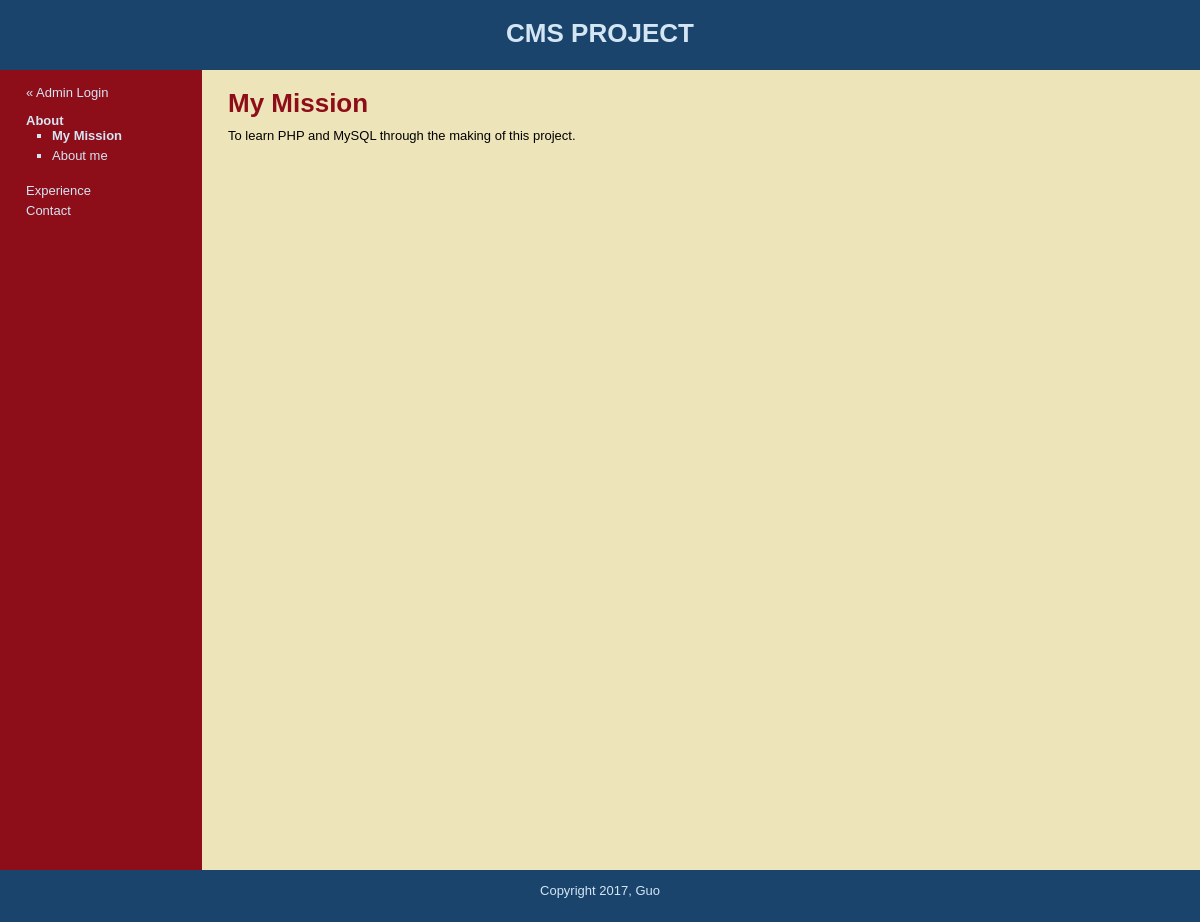
Page /index.php?subject=1 on the committed database.
### tables this page shows
CREATE TABLE `subjects` (
  `id` int(11) NOT NULL,
  `menu_name` varchar(50) NOT NULL,
  `position` int(11) NOT NULL,
  `visible` tinyint(1) NOT NULL
);

CREATE TABLE `pages` (
  `id` int(11) NOT NULL,
  `subject_id` int(11) NOT NULL,
  `menu_name` varchar(30) NOT NULL,
  `position` int(3) NOT NULL,
  `visible` tinyint(1) NOT NULL,
  `content` text
);

### public/index.php (the view, shortened to what this page needs)
<?php require_once "../includes/db_connection.php";?>
<?php require_once "../includes/functions.php";?>
<?php include "../includes/layouts/header.php";?>
<?php getCurrentPage(true);?>
<div id = "main">
	<div id = "navigation">
	<br>
	<a href="login.php">&laquo; Admin Login</a>
	<?php echo navigation($current_subject, $current_page); ?>
	</div>
		<div id = "page">
			<?php if ($current_page) {?>
				<h1><?php echo htmlentities($current_page["menu_name"]); ?></h1>
				<?php echo nl2br(htmlentities($current_page["content"])); ?>
			<?php } else {?>
				<h1>Welcome!</h1>
				<p>Please Select a page.</p>
			<?php }?>
		</div>
	</div>
<?php include "../includes/layouts/footer.php";?>

### includes/functions.php (shortened to what this page needs)
<?php
function findAllSubjects($public = true) {
	global $mysqli;
	$query = "SELECT * FROM subjects ";
	if ($public) {
		$query .= "WHERE visible = 1 ";
	}
	$query .= "ORDER BY position asc";
	$subject_set = mysqli_query($mysqli, $query);
	return $subject_set;
}
function findPages($subject_id, $public = true) {
	global $mysqli;
	$subject_id = mysqli_real_escape_string($mysqli, $subject_id);
	$query = "SELECT * FROM pages WHERE subject_id = {$subject_id} ";
	if ($public) {
		$query .= "AND visible = 1 ";
	}
	$query .= "ORDER BY position asc";
	$page_set = mysqli_query($mysqli, $query);
	return $page_set;
}
function findSubjectByID($subject_id, $public = true) {
	global $mysqli;
	$subject_id = mysqli_real_escape_string($mysqli, $subject_id);
	$query = "SELECT * FROM subjects WHERE id = {$subject_id} ";
	if ($public) {
		$query .= " AND visible = 1";
	}
	$subject_set = mysqli_query($mysqli, $query);
	if ($subject = mysqli_fetch_assoc($subject_set)) {
		return $subject;
	} else {
		return null;
	}
}
function findDefaultPage($subject_id) {
	$page_set = findPages($subject_id);
	if ($page = mysqli_fetch_assoc($page_set)) {
		return $page;
	} else {
		return null;
	}
}
function navigation($selected_subject, $selected_page, $public = true) {
	$output = "<ul class=\"subjects\">";
	$subject_set = findAllSubjects($public);
	while ($subject = mysqli_fetch_assoc($subject_set)) {
		$output .= "<li";
		if ($selected_subject["id"] == $subject["id"]) {
			$output .= " class=\"selected\"";
		}
		$output .= ">";
		if ($public) {
			$output .= "<a href=\"index.php?subject=";
		} else {
			$output .= "<a href=\"manage_content.php?subject=";
		}
		$output .= urlencode($subject["id"]);
		$output .= "\">";
		$output .= htmlentities($subject["menu_name"]);
		$output .= "</a>";
		$page_set = findPages($subject["id"], $public);
		if ($public) {
			if ($selected_subject["id"] == $subject["id"] || $selected_page["subject_id"] == $subject["id"]) {
				$output .= "<ul class=\"pages\">";
				while ($page = mysqli_fetch_assoc($page_set)) {
					$output .= "<li";
					if ($selected_page["id"] == $page["id"]) {
						$output .= " class=\"selected\"";
					}
					$output .= ">";
					$output .= "<a href=\"index.php?page=";
					$output .= urlencode($page["id"]);
					$output .= "\">";
					$output .= htmlentities($page["menu_name"]);
					$output .= "</a>";
					$output .= "</li>";
				}
				$output .= "</ul></li>";
			}
		}
	}
	$output .= "</ul>";
	return $output;
}
function getCurrentPage($public = false) {
	if (isset($_GET["subject"])) {
		$current_subject = findSubjectByID($_GET["subject"], $public);
		if ($current_subject && $public) {
			$current_page = findDefaultPage($current_subject["id"]);
		} else {
			$current_page = null;
		}
	} elseif (isset($_GET["page"])) {
		$current_subject = null;
		$current_page = findPageByID($_GET["page"], $public);
	} else {
		$current_subject = null;
		$current_page = null;
	}
}

### public/stylesheets/public.css (style rules this page uses)
html { height: 100%; width: 100%; }
body { width: 100%; height: 100%; margin: 0; padding: 0; border: 0; font-family: Verdana, Arial, Helvetica, sans-serif; font-size: 13px; line-height: 15px; background: #EEE4B9; }
a { color: #8D0D19; }
#main { width: 100%; margin: 0; padding: 0; background: #EEE4B9; }
#navigation { float: left; width: 150px; height: 100%; margin: 0; padding: 0 2em; color: #D4E6F4; background: #8D0D19; }
#navigation a { color: #D4E6F4; text-decoration: none; }
ul.subjects { margin: 1em 0; padding-left: 0; list-style: none; }
ul.pages { padding-left: 2em; list-style: square; font-weight: normal; }
li { margin-bottom: 5px; }
li:last-child { margin-bottom: 20px; }
.selected { font-weight: bold; }
#page { float: left; height: 100%; padding-left: 2em; vertical-align: top; background: #EEE4B9; }
#page h1 { color: #8D0D19; margin-top: 1em; }

### rows in the picture
subjects: value "About"
pages: value "My Mission", menu_name "My Mission", content "To learn PHP and MySQL through the making of this project."
pages: value "About me"
subjects: value "Experience"
subjects: value "Contact"
